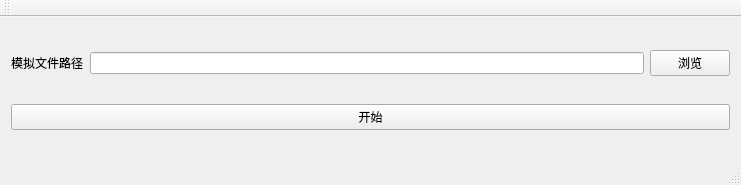
<?xml version="1.0" encoding="UTF-8"?>
<ui version="4.0">
 <class>SimulatorWindow</class>
 <widget class="QMainWindow" name="SimulatorWindow">
  <property name="geometry">
   <rect>
    <x>0</x>
    <y>0</y>
    <width>741</width>
    <height>185</height>
   </rect>
  </property>
  <property name="windowTitle">
   <string>SimulatorWindow</string>
  </property>
  <widget class="QWidget" name="centralWidget">
   <layout class="QVBoxLayout" name="verticalLayout">
    <item>
     <layout class="QHBoxLayout" name="horizontalLayout">
      <item>
       <widget class="QLabel" name="label">
        <property name="text">
         <string>模拟文件路径</string>
        </property>
       </widget>
      </item>
      <item>
       <widget class="QLineEdit" name="lineEdit"/>
      </item>
      <item>
       <widget class="QPushButton" name="browse">
        <property name="text">
         <string>浏览</string>
        </property>
       </widget>
      </item>
     </layout>
    </item>
    <item>
     <widget class="QPushButton" name="start">
      <property name="text">
       <string>开始</string>
      </property>
     </widget>
    </item>
   </layout>
  </widget>
  <widget class="QMenuBar" name="menuBar">
   <property name="geometry">
    <rect>
     <x>0</x>
     <y>0</y>
     <width>741</width>
     <height>23</height>
    </rect>
   </property>
  </widget>
  <widget class="QToolBar" name="mainToolBar">
   <attribute name="toolBarArea">
    <enum>TopToolBarArea</enum>
   </attribute>
   <attribute name="toolBarBreak">
    <bool>false</bool>
   </attribute>
  </widget>
  <widget class="QStatusBar" name="statusBar"/>
 </widget>
 <layoutdefault spacing="6" margin="11"/>
 <resources/>
 <connections/>
</ui>
